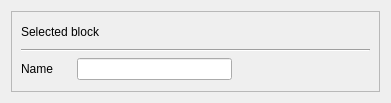
<?xml version="1.0" encoding="UTF-8"?>
<ui version="4.0">
 <class>BlockNotification</class>
 <widget class="QWidget" name="BlockNotification">
  <property name="geometry">
   <rect>
    <x>0</x>
    <y>0</y>
    <width>391</width>
    <height>103</height>
   </rect>
  </property>
  <property name="windowTitle">
   <string>BlockNotification</string>
  </property>
  <layout class="QGridLayout" name="gridLayout">
   <item row="0" column="0">
    <widget class="QFrame" name="content">
     <property name="frameShape">
      <enum>QFrame::StyledPanel</enum>
     </property>
     <property name="frameShadow">
      <enum>QFrame::Raised</enum>
     </property>
     <layout class="QGridLayout" name="gridLayout_2">
      <item row="1" column="0" colspan="8">
       <widget class="Line" name="line">
        <property name="orientation">
         <enum>Qt::Horizontal</enum>
        </property>
       </widget>
      </item>
      <item row="0" column="0" colspan="3">
       <widget class="QLabel" name="title">
        <property name="text">
         <string>Selected block</string>
        </property>
       </widget>
      </item>
      <item row="2" column="1" colspan="5">
       <widget class="QLineEdit" name="editName">
        <property name="readOnly">
         <bool>true</bool>
        </property>
       </widget>
      </item>
      <item row="2" column="0">
       <widget class="QLabel" name="labelName">
        <property name="sizePolicy">
         <sizepolicy hsizetype="Maximum" vsizetype="Preferred">
          <horstretch>0</horstretch>
          <verstretch>0</verstretch>
         </sizepolicy>
        </property>
        <property name="minimumSize">
         <size>
          <width>50</width>
          <height>0</height>
         </size>
        </property>
        <property name="text">
         <string>Name</string>
        </property>
       </widget>
      </item>
      <item row="0" column="7">
       <widget class="QPushButton" name="buttonDelete">
        <property name="cursor">
         <cursorShape>PointingHandCursor</cursorShape>
        </property>
        <property name="toolTip">
         <string>Delete</string>
        </property>
        <property name="text">
         <string/>
        </property>
        <property name="icon">
         <iconset resource="../../../../resources/resources.qrc">
          <normaloff>:/resources/open_iconic/png/x-4x.png</normaloff>:/resources/open_iconic/png/x-4x.png</iconset>
        </property>
        <property name="flat">
         <bool>true</bool>
        </property>
       </widget>
      </item>
      <item row="2" column="6" colspan="2">
       <layout class="QHBoxLayout" name="horizontalLayout">
        <item>
         <widget class="QPushButton" name="buttonEdit">
          <property name="cursor">
           <cursorShape>PointingHandCursor</cursorShape>
          </property>
          <property name="toolTip">
           <string>Edit</string>
          </property>
          <property name="text">
           <string/>
          </property>
          <property name="icon">
           <iconset resource="../../../../resources/resources.qrc">
            <normaloff>:/resources/open_iconic/png/pencil-4x.png</normaloff>:/resources/open_iconic/png/pencil-4x.png</iconset>
          </property>
          <property name="flat">
           <bool>true</bool>
          </property>
         </widget>
        </item>
        <item>
         <widget class="QPushButton" name="buttonValidate">
          <property name="cursor">
           <cursorShape>PointingHandCursor</cursorShape>
          </property>
          <property name="toolTip">
           <string>Validate</string>
          </property>
          <property name="text">
           <string/>
          </property>
          <property name="icon">
           <iconset resource="../../../../resources/resources.qrc">
            <normaloff>:/resources/open_iconic/png/circle-check-4x.png</normaloff>:/resources/open_iconic/png/circle-check-4x.png</iconset>
          </property>
          <property name="flat">
           <bool>true</bool>
          </property>
         </widget>
        </item>
        <item>
         <widget class="QPushButton" name="buttonCancel">
          <property name="cursor">
           <cursorShape>PointingHandCursor</cursorShape>
          </property>
          <property name="toolTip">
           <string>Cancel</string>
          </property>
          <property name="text">
           <string/>
          </property>
          <property name="icon">
           <iconset resource="../../../../resources/resources.qrc">
            <normaloff>:/resources/open_iconic/png/circle-x-4x.png</normaloff>:/resources/open_iconic/png/circle-x-4x.png</iconset>
          </property>
          <property name="flat">
           <bool>true</bool>
          </property>
         </widget>
        </item>
       </layout>
      </item>
     </layout>
    </widget>
   </item>
  </layout>
 </widget>
 <resources>
  <include location="../../../../resources/resources.qrc"/>
 </resources>
 <connections/>
</ui>
